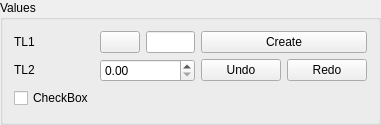
<?xml version="1.0" encoding="UTF-8"?>
<ui version="4.0">
 <class>EntityGUI_1Sel1Spin1Check_QTD</class>
 <widget class="QWidget" name="EntityGUI_1Sel1Spin1Check_QTD">
  <property name="geometry">
   <rect>
    <x>0</x>
    <y>0</y>
    <width>381</width>
    <height>125</height>
   </rect>
  </property>
  <property name="windowTitle">
   <string>EntityGUI_2Spin_QTD</string>
  </property>
  <layout class="QGridLayout">
   <property name="margin">
    <number>0</number>
   </property>
   <property name="spacing">
    <number>0</number>
   </property>
   <item row="0" column="0">
    <widget class="QGroupBox" name="GroupBox1">
     <property name="title">
      <string>Values</string>
     </property>
     <layout class="QGridLayout" name="gridLayout">
      <item row="0" column="0">
       <widget class="QLabel" name="TextLabel1">
        <property name="sizePolicy">
         <sizepolicy hsizetype="Fixed" vsizetype="Fixed">
          <horstretch>0</horstretch>
          <verstretch>0</verstretch>
         </sizepolicy>
        </property>
        <property name="text">
         <string>TL1</string>
        </property>
        <property name="wordWrap">
         <bool>false</bool>
        </property>
       </widget>
      </item>
      <item row="0" column="1">
       <widget class="QPushButton" name="PushButton1">
        <property name="sizePolicy">
         <sizepolicy hsizetype="Fixed" vsizetype="Fixed">
          <horstretch>0</horstretch>
          <verstretch>0</verstretch>
         </sizepolicy>
        </property>
        <property name="text">
         <string/>
        </property>
       </widget>
      </item>
      <item row="0" column="2">
       <widget class="QLineEdit" name="LineEdit1"/>
      </item>
      <item row="0" column="3">
       <widget class="QPushButton" name="buttonApply">
        <property name="text">
         <string>Create</string>
        </property>
       </widget>
      </item>
      <item row="1" column="0">
       <widget class="QLabel" name="TextLabel2">
        <property name="sizePolicy">
         <sizepolicy hsizetype="Fixed" vsizetype="Fixed">
          <horstretch>0</horstretch>
          <verstretch>0</verstretch>
         </sizepolicy>
        </property>
        <property name="text">
         <string>TL2</string>
        </property>
        <property name="wordWrap">
         <bool>false</bool>
        </property>
       </widget>
      </item>
      <item row="1" column="1" colspan="2">
       <widget class="SalomeApp_DoubleSpinBox" name="SpinBox_DX"/>
      </item>
      <item row="1" column="3">
       <layout class="QGridLayout">
        <property name="margin">
         <number>0</number>
        </property>
        <property name="spacing">
         <number>6</number>
        </property>
        <item row="0" column="0">
         <widget class="QPushButton" name="buttonUndo">
          <property name="text">
           <string>Undo</string>
          </property>
         </widget>
        </item>
        <item row="0" column="1">
         <widget class="QPushButton" name="buttonRedo">
          <property name="text">
           <string>Redo</string>
          </property>
         </widget>
        </item>
       </layout>
      </item>
      <item row="2" column="0">
       <widget class="QCheckBox" name="checkBox">
        <property name="text">
         <string>CheckBox</string>
        </property>
       </widget>
      </item>
     </layout>
    </widget>
   </item>
  </layout>
 </widget>
 <layoutdefault spacing="6" margin="11"/>
 <pixmapfunction>qPixmapFromMimeSource</pixmapfunction>
 <customwidgets>
  <customwidget>
   <class>SalomeApp_DoubleSpinBox</class>
   <extends>QDoubleSpinBox</extends>
   <header location="global">SalomeApp_DoubleSpinBox.h</header>
  </customwidget>
 </customwidgets>
 <tabstops>
  <tabstop>SpinBox_DX</tabstop>
  <tabstop>buttonApply</tabstop>
  <tabstop>buttonUndo</tabstop>
  <tabstop>buttonRedo</tabstop>
 </tabstops>
 <resources/>
 <connections/>
</ui>
